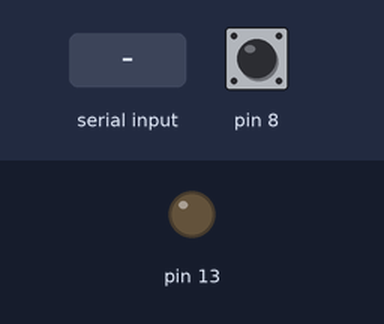
The sketch below on a simulated Arduino Uno, built with avr-gcc and run on an emulated ATmega328P. Shown: output pins drawn as LEDs (lit = HIGH). Inputs (shaded band) come from the test bench; at power-on: pin 8 HIGH. What the sketch prints to the serial monitor is not drawn.

Above: at 1.2 s.
1.3 s: "1" received over Serial
At 2.5 s:
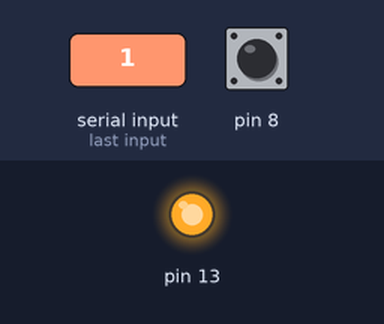
2.8 s: "0" received over Serial
At 3.7 s:
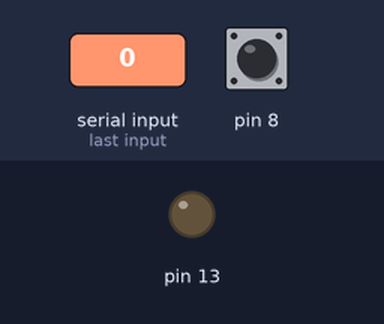
Timing chart, 0 to 5.8 s (numbered marks = the images above; inputs shaded):
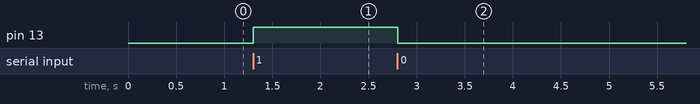

Measured:
- after the input at 1.3 s, pin 13: LOW → HIGH at once
- after the input at 2.8 s, pin 13: HIGH → LOW at once

The sketch:

L11.ino
```cpp
void setup() {
  pinMode(8, INPUT_PULLUP);
  pinMode(13, OUTPUT);
  digitalWrite(13, LOW);
  Serial.begin(9600);
}
void loop() {
  if (Serial.available()) {
    char data_rcvd = Serial.read();
    if (data_rcvd == '1') digitalWrite(13, HIGH);
    if (data_rcvd == '0') digitalWrite(13, LOW);
  }
  if (digitalRead(8) == HIGH) {
    Serial.write('0');
  }
  else {
    Serial.write('1');
  }
}
```
